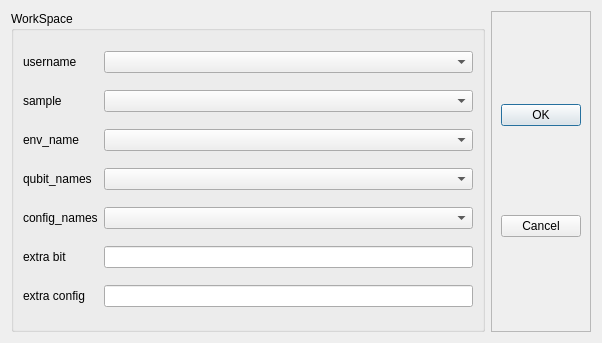
<?xml version="1.0" encoding="UTF-8"?>
<ui version="4.0">
 <class>Dialog</class>
 <widget class="QDialog" name="Dialog">
  <property name="geometry">
   <rect>
    <x>0</x>
    <y>0</y>
    <width>602</width>
    <height>343</height>
   </rect>
  </property>
  <property name="windowTitle">
   <string>Create WorkSapce</string>
  </property>
  <layout class="QHBoxLayout" name="horizontalLayout" stretch="5,1">
   <item>
    <widget class="QGroupBox" name="groupBox">
     <property name="title">
      <string>WorkSpace</string>
     </property>
     <layout class="QGridLayout" name="gridLayout">
      <item row="0" column="0">
       <widget class="QLabel" name="label_7">
        <property name="text">
         <string>username</string>
        </property>
       </widget>
      </item>
      <item row="0" column="1">
       <widget class="SearchComboBox" name="UserText"/>
      </item>
      <item row="1" column="0">
       <widget class="QLabel" name="label_4">
        <property name="text">
         <string>sample</string>
        </property>
       </widget>
      </item>
      <item row="1" column="1">
       <widget class="SearchComboBox" name="SampleText"/>
      </item>
      <item row="2" column="0">
       <widget class="QLabel" name="label_3">
        <property name="text">
         <string>env_name</string>
        </property>
       </widget>
      </item>
      <item row="2" column="1">
       <widget class="SearchComboBox" name="EnvText"/>
      </item>
      <item row="3" column="0">
       <widget class="QLabel" name="label_5">
        <property name="text">
         <string>qubit_names</string>
        </property>
       </widget>
      </item>
      <item row="3" column="1">
       <widget class="QMultiComboBox" name="qubitText"/>
      </item>
      <item row="4" column="0">
       <widget class="QLabel" name="label_6">
        <property name="text">
         <string>config_names</string>
        </property>
       </widget>
      </item>
      <item row="4" column="1">
       <widget class="QMultiComboBox" name="configText"/>
      </item>
      <item row="5" column="0">
       <widget class="QLabel" name="label_8">
        <property name="text">
         <string>extra bit</string>
        </property>
       </widget>
      </item>
      <item row="5" column="1">
       <widget class="QLineEdit" name="extraBitText">
        <property name="echoMode">
         <enum>QLineEdit::Normal</enum>
        </property>
       </widget>
      </item>
      <item row="6" column="0">
       <widget class="QLabel" name="label_9">
        <property name="text">
         <string>extra config</string>
        </property>
       </widget>
      </item>
      <item row="6" column="1">
       <widget class="QLineEdit" name="extraConfigText">
        <property name="echoMode">
         <enum>QLineEdit::Normal</enum>
        </property>
       </widget>
      </item>
     </layout>
    </widget>
   </item>
   <item>
    <widget class="QFrame" name="frame">
     <property name="frameShape">
      <enum>QFrame::StyledPanel</enum>
     </property>
     <property name="frameShadow">
      <enum>QFrame::Raised</enum>
     </property>
     <layout class="QGridLayout" name="gridLayout_2">
      <item row="0" column="0">
       <widget class="QPushButton" name="pushButton">
        <property name="text">
         <string>OK</string>
        </property>
        <property name="icon">
         <iconset>
          <normaloff>../../_imgs/ok.png</normaloff>../../_imgs/ok.png</iconset>
        </property>
       </widget>
      </item>
      <item row="1" column="0">
       <widget class="QPushButton" name="pushButton_2">
        <property name="text">
         <string>Cancel</string>
        </property>
        <property name="icon">
         <iconset>
          <normaloff>../../_imgs/cancel.png</normaloff>../../_imgs/cancel.png</iconset>
        </property>
       </widget>
      </item>
     </layout>
    </widget>
   </item>
  </layout>
 </widget>
 <customwidgets>
  <customwidget>
   <class>SearchComboBox</class>
   <extends>QComboBox</extends>
   <header>..combox_custom.combox_search</header>
  </customwidget>
  <customwidget>
   <class>QMultiComboBox</class>
   <extends>QComboBox</extends>
   <header>..combox_custom.combox_multi</header>
  </customwidget>
 </customwidgets>
 <resources/>
 <connections>
  <connection>
   <sender>pushButton</sender>
   <signal>clicked()</signal>
   <receiver>Dialog</receiver>
   <slot>accept()</slot>
   <hints>
    <hint type="sourcelabel">
     <x>353</x>
     <y>54</y>
    </hint>
    <hint type="destinationlabel">
     <x>305</x>
     <y>-11</y>
    </hint>
   </hints>
  </connection>
  <connection>
   <sender>pushButton_2</sender>
   <signal>clicked()</signal>
   <receiver>Dialog</receiver>
   <slot>reject()</slot>
   <hints>
    <hint type="sourcelabel">
     <x>351</x>
     <y>119</y>
    </hint>
    <hint type="destinationlabel">
     <x>222</x>
     <y>-9</y>
    </hint>
   </hints>
  </connection>
  <connection>
   <sender>UserText</sender>
   <signal>currentTextChanged(QString)</signal>
   <receiver>Dialog</receiver>
   <slot>user_change()</slot>
   <hints>
    <hint type="sourcelabel">
     <x>258</x>
     <y>58</y>
    </hint>
    <hint type="destinationlabel">
     <x>280</x>
     <y>156</y>
    </hint>
   </hints>
  </connection>
  <connection>
   <sender>SampleText</sender>
   <signal>currentTextChanged(QString)</signal>
   <receiver>Dialog</receiver>
   <slot>sample_change()</slot>
   <hints>
    <hint type="sourcelabel">
     <x>258</x>
     <y>100</y>
    </hint>
    <hint type="destinationlabel">
     <x>280</x>
     <y>156</y>
    </hint>
   </hints>
  </connection>
  <connection>
   <sender>EnvText</sender>
   <signal>currentTextChanged(QString)</signal>
   <receiver>Dialog</receiver>
   <slot>env_change()</slot>
   <hints>
    <hint type="sourcelabel">
     <x>258</x>
     <y>142</y>
    </hint>
    <hint type="destinationlabel">
     <x>280</x>
     <y>156</y>
    </hint>
   </hints>
  </connection>
 </connections>
 <slots>
  <slot>user_change()</slot>
  <slot>sample_change()</slot>
  <slot>env_change()</slot>
 </slots>
</ui>
